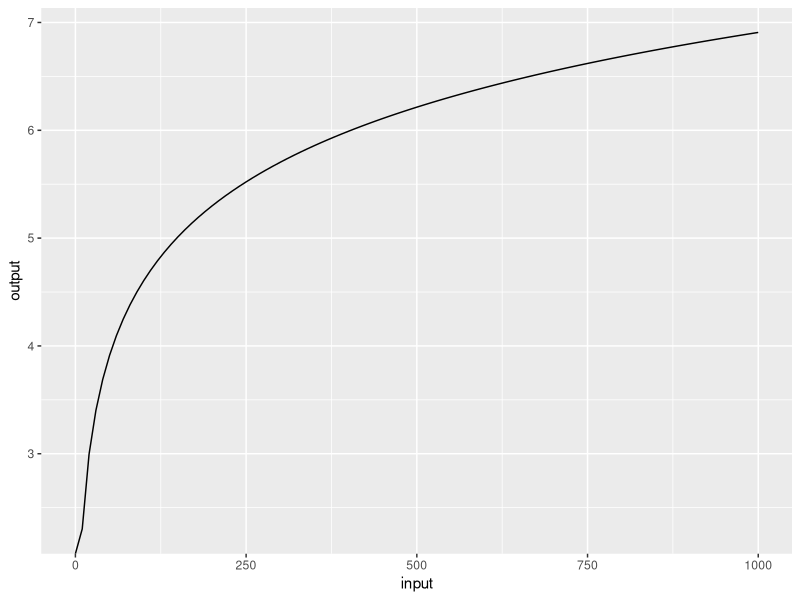
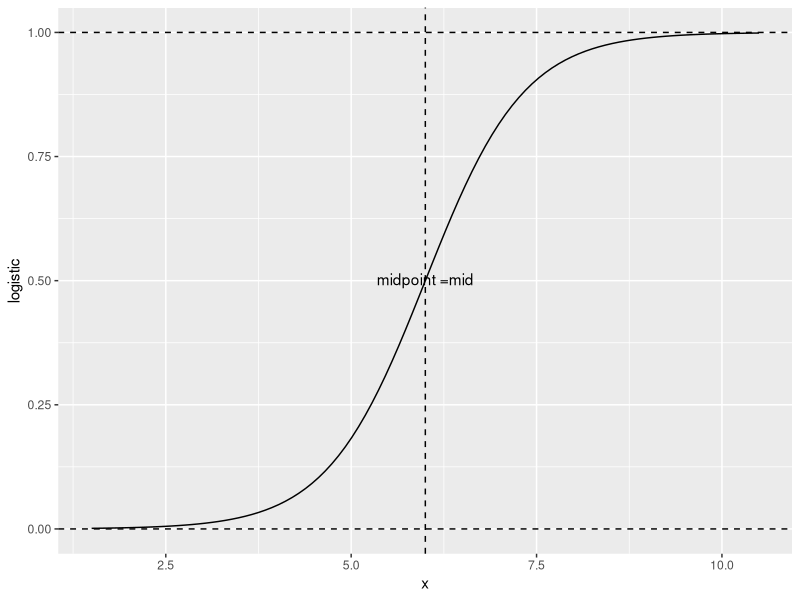

Recreate these plots in R, in order.
## ---- chunk 1
library(tidyverse)
## ---- chunk 2
ggplot() + geom_function(fun = log) +
  xlim(c(0, 1000)) +
  labs(x = "input", y = "output")
## ---- chunk 3
lgstc <- function(x, supremum, growth_rate, midpoint) {
  lp <- growth_rate * (x - midpoint)
  supremum / (1 + exp(-lp))
}
## ---- chunk 4
mid <- 6
sup <- 1
gr <- 1.5
ggplot() + 
  geom_function(fun = lgstc, 
                args = list(
                  supremum = sup,
                  growth_rate = gr,
                  midpoint = mid)) +
  xlim(mid - 3 * gr, mid + 3 * gr) +
  geom_vline(xintercept = mid, linetype = "dashed") +
  geom_text() +
  annotate("text", label = "paste(\"midpoint =\", mid)", x = mid, y = sup/2, parse = TRUE) +
  geom_hline(yintercept = 0, linetype = "dashed") +
  geom_hline(yintercept = sup, linetype = "dashed") +
  labs(x = "x", y = "logistic")
